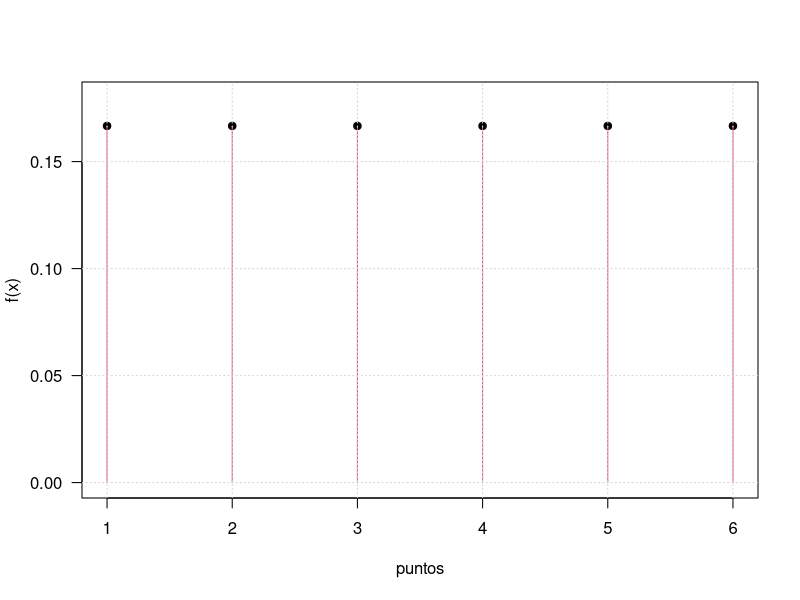
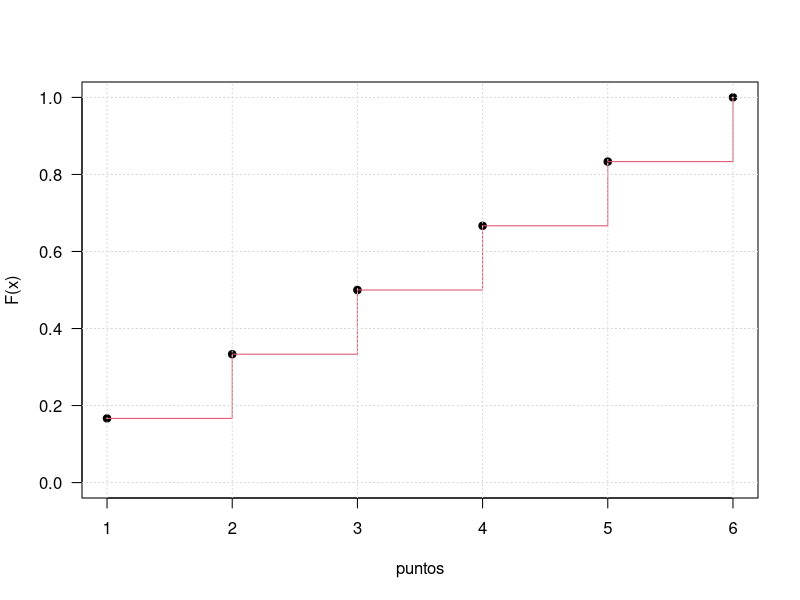
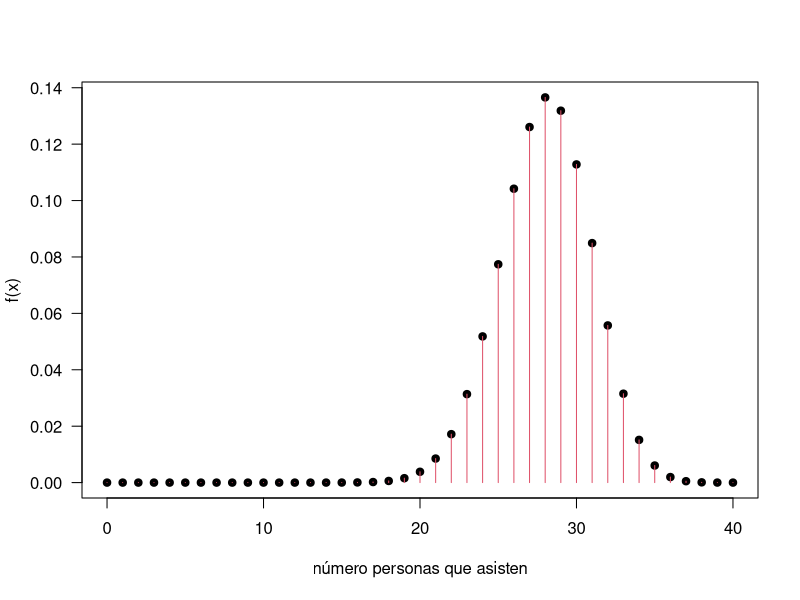
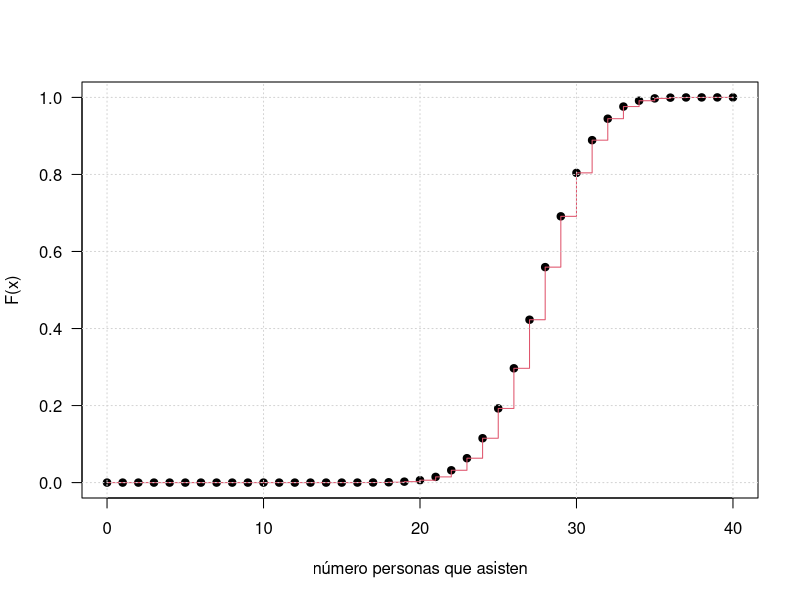

Write R code to recreate these figures, in order.
## ---- chunk 1
knitr::opts_chunk$set(echo = TRUE)

# colores
c0="#0DA5A6" # VERDE CLARO
c1="#E77C00" # NARANJA
c2="#6666FF" # AZUL  
c3="#4CBFBA" # VERDE CLARO  
c4="#E09600" # AMARILLO  
c5="#BC2B6A" # MORADO  

## ---- chunk 2
x=1:6
fx=rep(1,6)/6
plot(x,fx,pch=19, ylim=c(0,0.18), las=1, xlab="puntos", ylab="f(x)")  
lines(x, fx, type="h", col=2)
grid()
  
## ---- chunk 3
x=1:6
fx=rep(1,6)/6
Fx=cumsum(fx)
plot(x,Fx, las=1, ylab="F(x)", xlab="puntos",pch=19, ylim=c(0,1))
lines(x, Fx, type="s", col=2)
grid()
## ---- chunk 4
x=1:6
fx=round(rep(1,6)/6,6)
Fx=round(cumsum(fx),4)
data.frame(x,fx,Fx)
## ---- chunk 5
x=0:40
fx=choose(40,x)*0.70^x*0.30^(40-x)  
plot(x,fx, las=1, ylab="f(x)", xlab="número personas que asisten", pch=19)
lines(x, fx, type="h", col=2)
## ---- chunk 6
x=0:40
fx=choose(40,x)*0.70^x*0.30^(40-x)  
Fx=cumsum(fx)
plot(x,Fx, las=1, ylab="F(x)", xlab="número personas que asisten",pch=19, ylim=c(0,1))
lines(x, Fx, type="s", col=2)
grid()

## ---- chunk 7
x=0:40
fx=round(choose(40,x)*0.70^x*0.30^(40-x),6)  
Fx=round(cumsum(fx),4)
data.frame(x,fx,Fx)
## ---- chunk 8
fy=function(y){1/4*exp(-y/4)}
integrate(fy, lower=0,upper=Inf)
## ---- chunk 9
x=0:40
fx=round(choose(40,x)*0.70^x*0.30^(40-x),6)
Ex=sum(x*fx)
Ex2=sum(x^2*fx)
cat("E[X] =",Ex, "\n")
cat("V[X] = ", Ex2-Ex^2)
## ---- chunk 10
fy=function(y){1/4*exp(-y/4)}
fEy=function(y){1/4*exp(-y/4)*y}
fEy2=function(y){1/4*exp(-y/4)*y^2}
Ey=integrate(fEy, lower=0,upper=Inf)
Ey2=integrate(fEy2, lower=0,upper=Inf)
cat("E[X] = ", Ey$value,"\n")
cat("V[X] = ", Ey2$value-Ey$value^2)
